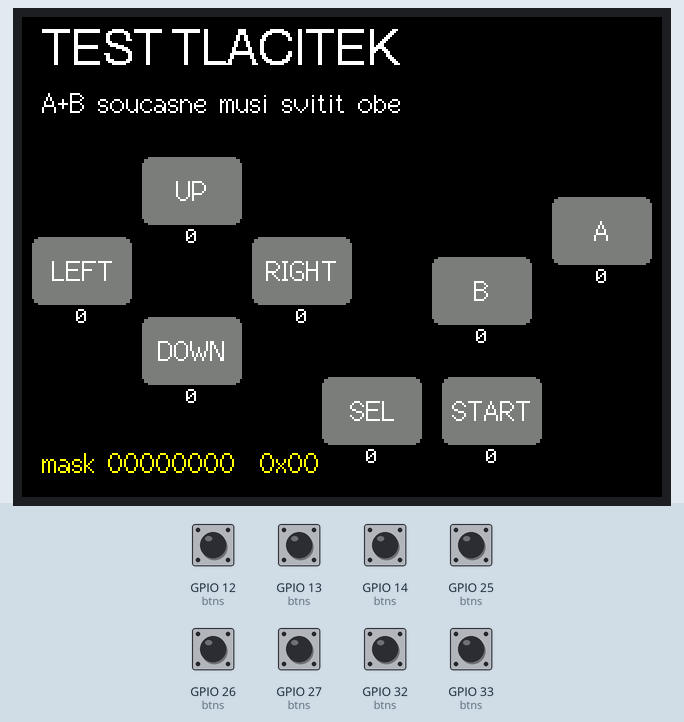
Recording of a sketch running on a simulated ESP32. Shown: 320×240 colour display. The test bench sets the inputs (shaded band); at power-on: GPIO 12 (btns), GPIO 13 (btns), GPIO 14 (btns), GPIO 25 (btns), GPIO 26 (btns), GPIO 27 (btns), GPIO 32 (btns), GPIO 33 (btns) HIGH. What the sketch prints to the serial monitor is not drawn.

Above: at 1.4 s.
1.5 s: GPIO 12 (btns) pulled LOW for 0.15 s
At 1.58 s:
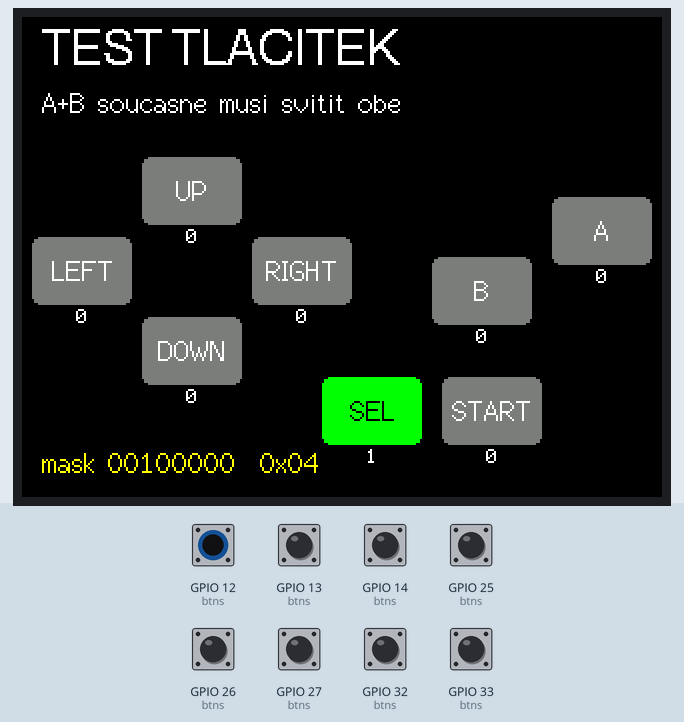
3.1 s: GPIO 13 (btns) pulled LOW for 0.15 s
At 3.18 s:
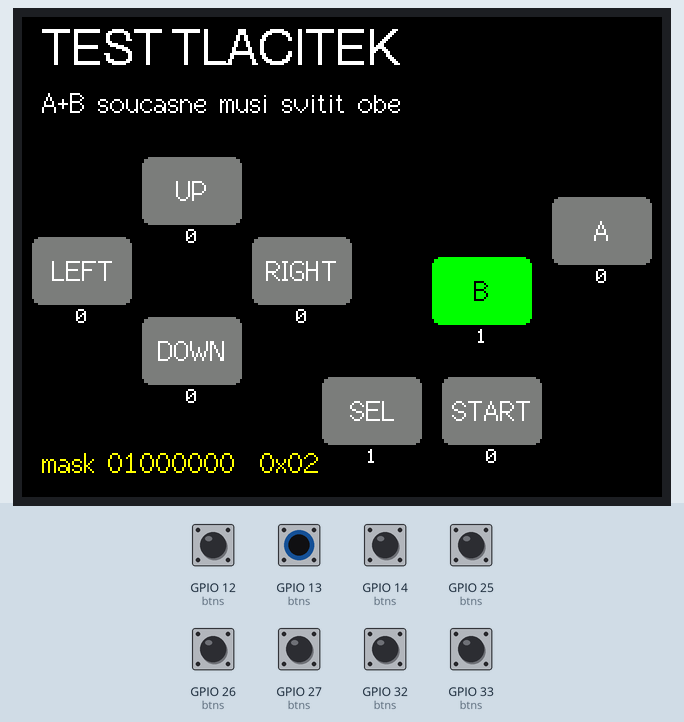
4.7 s: GPIO 14 (btns) pulled LOW for 0.15 s
At 4.78 s:
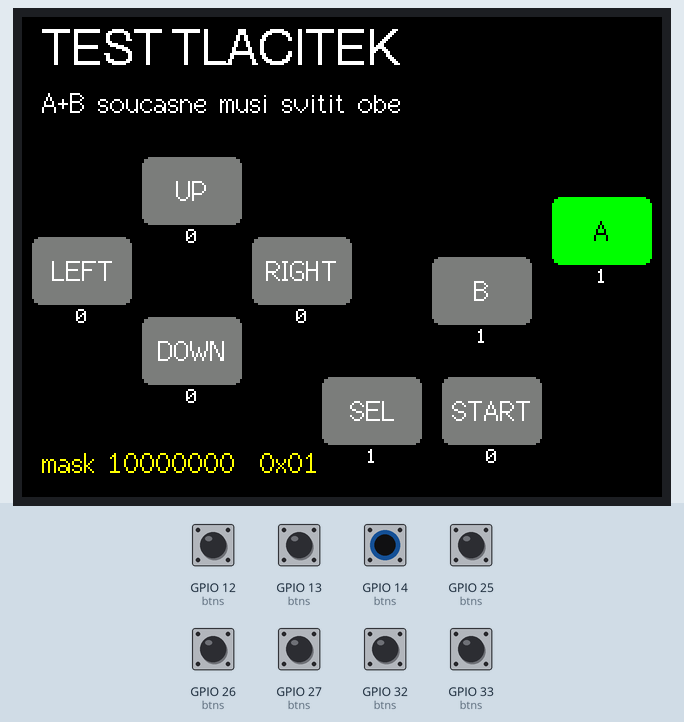
6.3 s: GPIO 25 (btns) pulled LOW for 0.15 s
At 6.38 s:
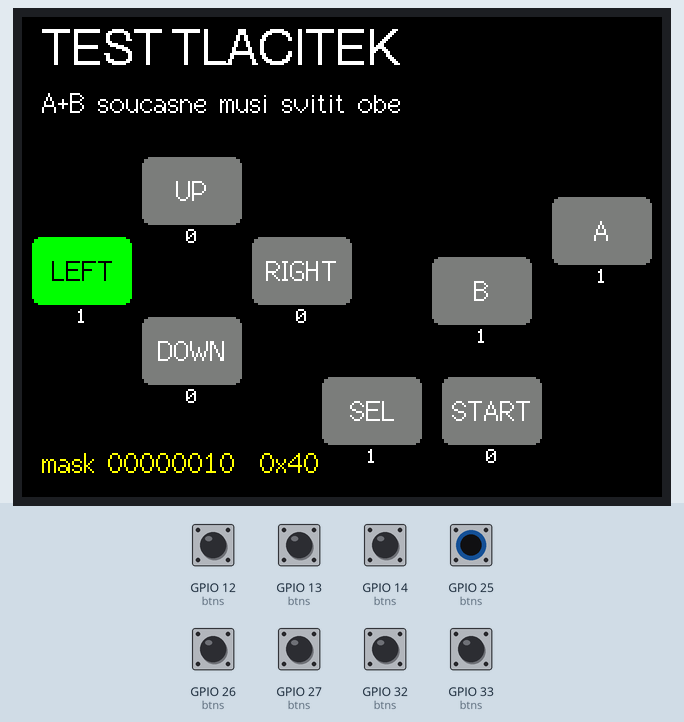
7.9 s: GPIO 26 (btns) pulled LOW for 0.15 s
At 9.1 s:
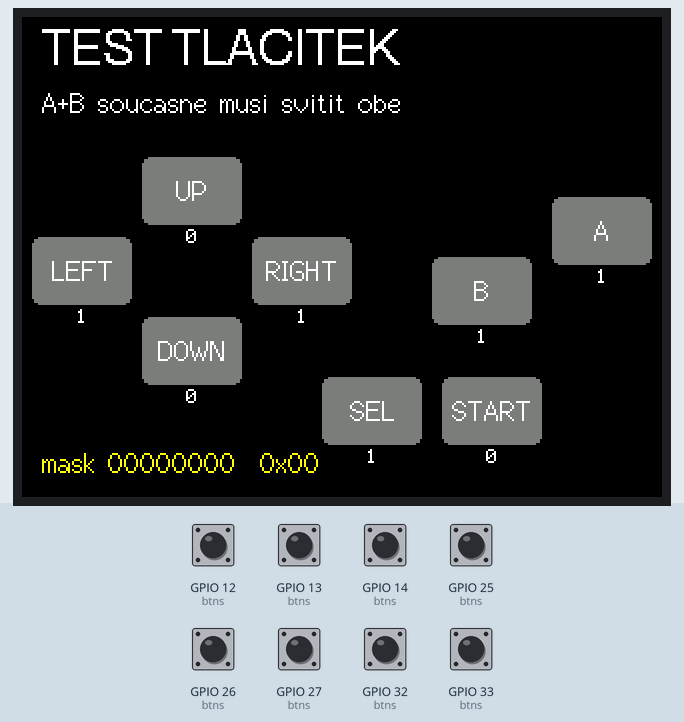
9.5 s: GPIO 27 (btns) pulled LOW for 0.15 s
At 9.58 s:
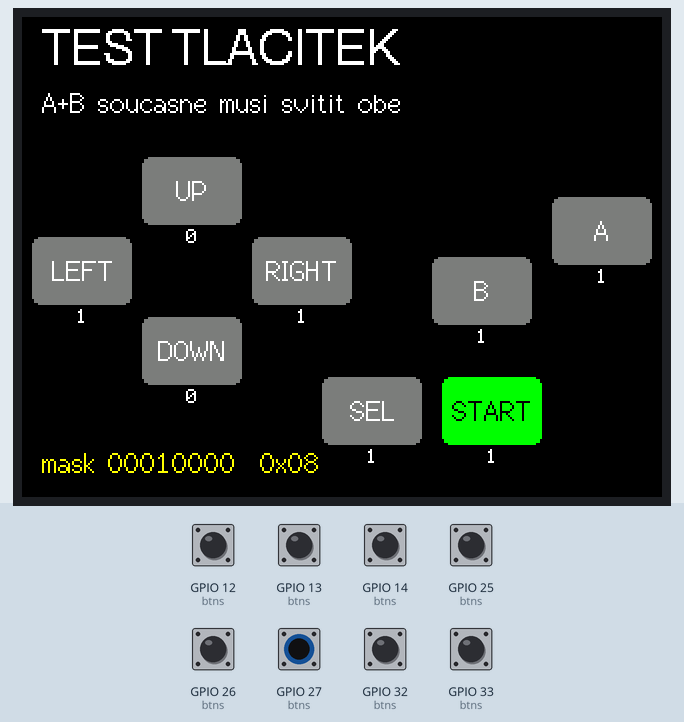
Timing chart, 0 to 12.1 s (numbered marks = the images above; inputs shaded):
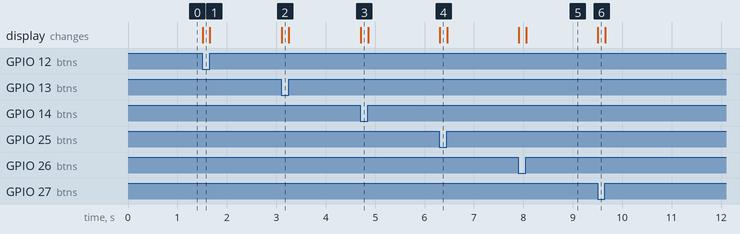

The sketch:

test_buttons.ino
```cpp
// Test tlacitek: 8 digitalnich vstupu (INPUT_PULLUP, stisk = LOW).
// Displej na sirku (DISPLAY_ROTATION): kriz vlevo, A/B vpravo, Sel/Start dole;
// stisknute pole zezelena.
// Pod kazdym polem pocet stisku; zakmity spinace se projevi skokem o vic nez 1.
// Dole bitova maska v poradi Anemoie (gpioRead): A B Sel Start U D L R.
// Piny podle esp32_nes_handheld/docs/wiring.md (premapovano 2026-11-14 podle
// rozlozeni v krabicce); SEL docasne GPIO12, cilove GPIO16.
// Pouziva TFT_eSPI s User_Setup.h
// z firmware/test_display.

#include <TFT_eSPI.h>

// 3 = na sirku, slot SD nahore, A/B vpravo (overeno 2026-11-14; 1 je vzhuru nohama).
const uint8_t DISPLAY_ROTATION = 3;

struct Btn { const char* name; int pin; int x, y; };

Btn btns[] = {
  {"A",      14, 265,  90},   // fyzicky drive "B"
  {"B",      13, 205, 120},   // fyzicky drive "START"
  {"SEL",    12, 150, 180},
  {"START",  27, 210, 180},   // fyzicky drive "A"
  {"UP",     32,  60,  70},
  {"DOWN",   33,  60, 150},
  {"LEFT",   25,   5, 110},
  {"RIGHT",  26, 115, 110},
};
const int N = sizeof(btns) / sizeof(btns[0]);
const int W = 50, H = 34;

TFT_eSPI tft;
bool     state[N];
uint32_t count[N];

void drawBtn(int i) {
  uint16_t bg = state[i] ? TFT_GREEN : TFT_DARKGREY;
  uint16_t fg = state[i] ? TFT_BLACK : TFT_WHITE;
  tft.fillRoundRect(btns[i].x, btns[i].y, W, H, 4, bg);
  tft.setTextColor(fg, bg);
  tft.setTextDatum(MC_DATUM);
  tft.drawString(btns[i].name, btns[i].x + W / 2, btns[i].y + H / 2, 2);
  tft.setTextColor(TFT_WHITE, TFT_BLACK);
  tft.setTextDatum(TC_DATUM);
  tft.setTextPadding(W);
  tft.drawNumber(count[i], btns[i].x + W / 2, btns[i].y + H + 2, 1);
  tft.setTextPadding(0);
}

void drawMask() {
  uint8_t m = 0;
  for (int i = 0; i < N; i++) if (state[i]) m |= 1 << i;
  char buf[32];
  snprintf(buf, sizeof(buf), "mask %c%c%c%c%c%c%c%c  0x%02X",
           m & 1 ? '1' : '0', m & 2 ? '1' : '0', m & 4 ? '1' : '0', m & 8 ? '1' : '0',
           m & 16 ? '1' : '0', m & 32 ? '1' : '0', m & 64 ? '1' : '0', m & 128 ? '1' : '0', m);
  tft.setTextColor(TFT_YELLOW, TFT_BLACK);
  tft.setTextDatum(TL_DATUM);
  tft.drawString(buf, 10, 215, 2);
}

void setup() {
  pinMode(17, OUTPUT);           // SD_CS v HIGH, SD neposloucha
  digitalWrite(17, HIGH);
  Serial.begin(115200);

  for (int i = 0; i < N; i++) pinMode(btns[i].pin, INPUT_PULLUP);

  tft.init();
  tft.setRotation(DISPLAY_ROTATION);
  tft.fillScreen(TFT_BLACK);
  tft.setTextColor(TFT_WHITE, TFT_BLACK);
  tft.drawString("TEST TLACITEK", 10, 5, 4);
  tft.drawString("A+B soucasne musi svitit obe", 10, 35, 2);
  for (int i = 0; i < N; i++) drawBtn(i);
  drawMask();
}

void loop() {
  bool changed = false;
  for (int i = 0; i < N; i++) {
    bool s = digitalRead(btns[i].pin) == LOW;
    if (s != state[i]) {
      state[i] = s;
      if (s) count[i]++;
      drawBtn(i);
      changed = true;
      Serial.printf("%s %s (GPIO%d) n=%lu\n", btns[i].name, s ? "stisk" : "uvolneno",
                    btns[i].pin, count[i]);
    }
  }
  if (changed) drawMask();
  delay(1);   // bez debounce zamerne: zakmity maji byt videt v poctu
}
```

Measured:
- after the input at 1.5 s, the display: changes at once (image 1)
- after the input at 3.1 s, the display: changes at once (image 2)
- after the input at 4.7 s, the display: changes at once (image 3)
- after the input at 6.3 s, the display: changes at once (image 4)
- after the input at 7.9 s, the display: first changes at once (image 5 shows a later state)
- after the input at 9.5 s, the display: changes at once (image 6)
